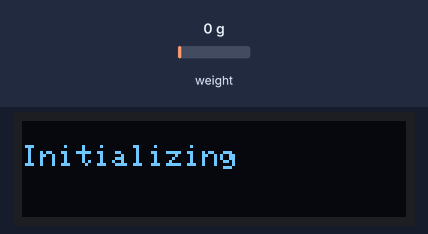
Bench run of a sketch on a simulated Arduino Uno, built with avr-gcc and run on an emulated ATmega328P. Shown: 128×32 one-colour display. The inputs (shaded band) are chosen by the test bench; at power-on: weight on the scale 0 g. What the sketch prints to the serial monitor is not drawn.

Above: at 2.5 s.
At 7.6 s:
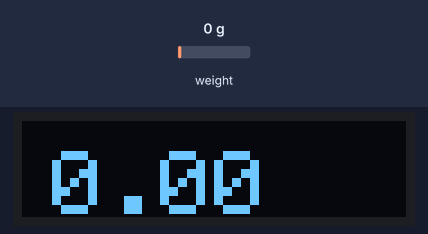
7.7 s: weight on the scale set to 100 g
At 10.2 s:
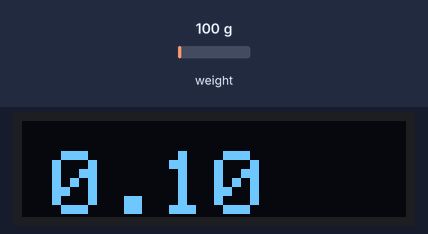
10.5 s: weight on the scale set to 1250 g
At 12.0 s:
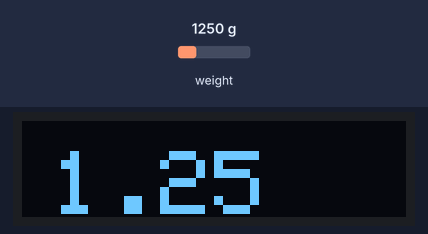
13.0 s: weight on the scale set to 2500 g
At 15.0 s:
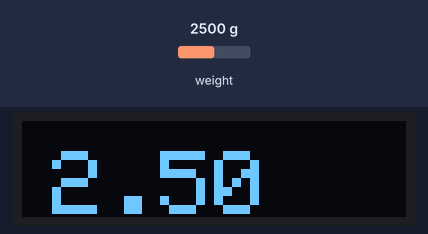
Timing chart, 0 to 16.5 s (numbered marks = the images above; inputs shaded):
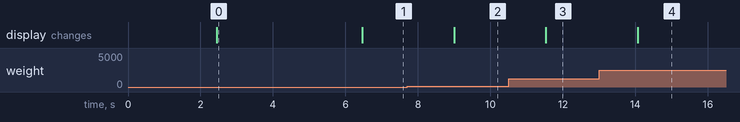

The sketch:

MainSketch_public.ino
```cpp
#include <HX711_ADC.h>
#include <SPI.h>
#include <Wire.h>
#include <Adafruit_GFX.h>
#include <Adafruit_SSD1306.h>
#include <U8g2lib.h>

#if defined(ESP8266)|| defined(ESP32) || defined(AVR)
#include <EEPROM.h>
#endif

#define SCREEN_WIDTH 128 // OLED display width, in pixels
#define SCREEN_HEIGHT 32 // OLED display height, in pixels
#define Y_POS_0 0
#define X_POS_0 0
#define Y_POS_10 10
#define X_POS_10 10
#define TEXT_SIZE_SMALL 1
#define TEXT_SIZE_MED 2
#define TEXT_SIZE_LARGE 3
#define LONG_DELAY 4000
#define MED_DELAY 2000
#define SHORT_DELAY 1000

#define OLED_RESET     4 // Reset pin # (or -1 if sharing Arduino reset pin)
#define SCREEN_ADDRESS 0x3C ///< See datasheet for Address; 0x3D for 128x64, 0x3C for 128x32
Adafruit_SSD1306 display(SCREEN_WIDTH, SCREEN_HEIGHT, &Wire, OLED_RESET);

//pins:
//OLED USES I2C -> ON ARDUINO UNO: SCL @ A5, SDA @ A4
const int HX711_dout = 6; //mcu > HX711 dout pin
const int HX711_sck = 7; //mcu > HX711 sck pin

//HX711 constructor:
HX711_ADC LoadCell(HX711_dout, HX711_sck);

const int calVal_eepromAdress = 0;
const int tareOffsetVal_eepromAdress = 4;
unsigned long t = 0;

void setup() {
  Serial.begin(57600);
  delay(10);
  Serial.println();
  Serial.println("Starting...");

//SETUP LOAD CELLS
  LoadCell.begin();
  //LoadCell.setReverseOutput();
  float calibrationValue; // calibration value (see example file "Calibration.ino")

#if defined(ESP8266)|| defined(ESP32)
  EEPROM.begin(512);
#endif

  EEPROM.get(calVal_eepromAdress, calibrationValue); // uncomment this if you want to fetch the calibration value from eeprom

  //restore the zero offset value from eeprom:
  long tare_offset = 0;
  EEPROM.get(tareOffsetVal_eepromAdress, tare_offset);
  LoadCell.setTareOffset(tare_offset);

    unsigned long stabilizingtime = 2000; // preciscion right after power-up can be improved by adding a few seconds of stabilizing time
  LoadCell.start(stabilizingtime, false);
  if (LoadCell.getTareTimeoutFlag()) {
    Serial.println("Timeout, check MCU>HX711 wiring and pin designations");
    while (1);
  }
  else {
    LoadCell.setCalFactor(calibrationValue); // set calibration value (float)
    Serial.println("Startup is complete");
  }

  //SETUP OLED
  // SSD1306_SWITCHCAPVCC = generate display voltage from 3.3V internally
  if(!display.begin(SSD1306_SWITCHCAPVCC, SCREEN_ADDRESS)) {
    Serial.println(F("SSD1306 allocation failed"));
    for(;;); // Don't proceed, loop forever
  }

  // Clear the buffer
  display.clearDisplay();

  // Draw a single pixel in white
  display.clearDisplay();
  display.setTextSize(TEXT_SIZE_SMALL);
  display.setTextColor(SSD1306_WHITE);        // Draw white text
  display.setCursor(Y_POS_0,X_POS_0);             // Start at top-left corner
  //display.println("Hotham's Apiary 2022");  //customize your own start screen message
  display.println("\nInitializing");
  display.display();
  delay(LONG_DELAY);

}

void setDisplayParameters(int cursorPosY, int cursorPosX, int textSize)
{
  display.clearDisplay();
  display.setTextSize(textSize);
  display.setTextColor(SSD1306_WHITE);        // Draw white text
  display.setCursor(cursorPosY,cursorPosX);             // Starting point of display
}

void displayWeightInKGs(float weightInGrams, int cursorPosY, int cursorPosX, int size, int delayTime)
{
  setDisplayParameters(cursorPosY, cursorPosX, size);
  float weight = weightInGrams / 1000;
  if(weight < 0)
  {
    weight = 0.00;
  }

  String weightInKGs = String(weight);
  display.println(weightInKGs);
  display.display();
  delay(delayTime);
}


void loop() {
  //GET VALUES FROM LOAD CELLS
  float value = 0.0;
  static boolean newDataReady = 0;
  const int serialPrintInterval = 250; //increase value to slow down serial print activity

  // check for new data/start next conversion:
  if (LoadCell.update())
  {
    newDataReady = true;
  }

  // get smoothed value from the dataset:
  if (newDataReady) {
    if (millis() > t + serialPrintInterval) {
      float value = LoadCell.getData();
      Serial.print("Load_cell output val: ");
      Serial.println(value);
      //DISPLAY VALUE ON THE OLED
      displayWeightInKGs(value, Y_POS_10, X_POS_10, TEXT_SIZE_LARGE, SHORT_DELAY);
      newDataReady = 0;
      t = millis();
    }
  }

}
```

Measured:
- after the input at 7.7 s, the display: changes after 1.3 s (image 2)
- after the input at 10.5 s, the display: changes after 1.0 s (image 3)
- after the input at 13.0 s, the display: changes after 1.1 s (image 4)
- what the display in image 0 shows lasts 4.0 s, from 2.5 s to 6.5 s
